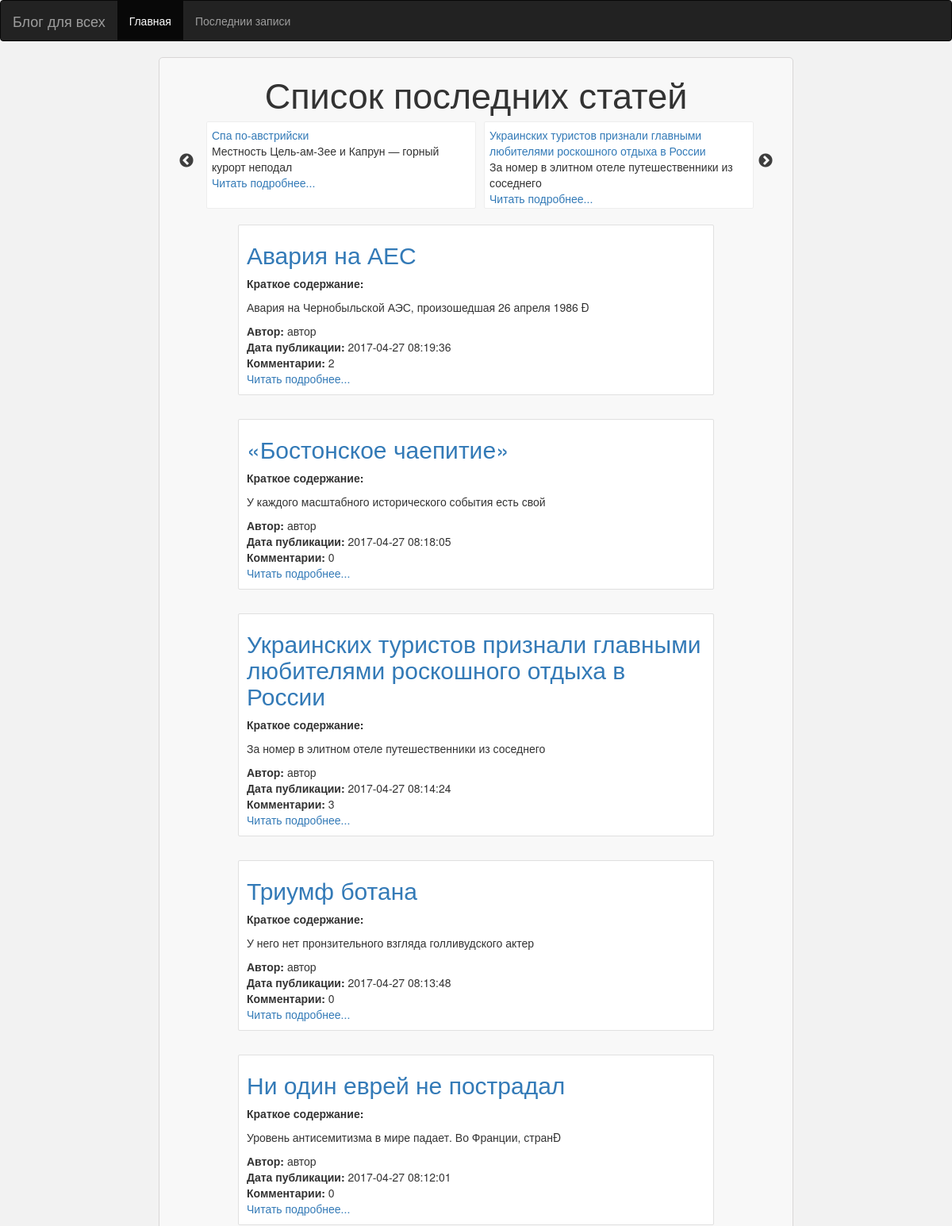
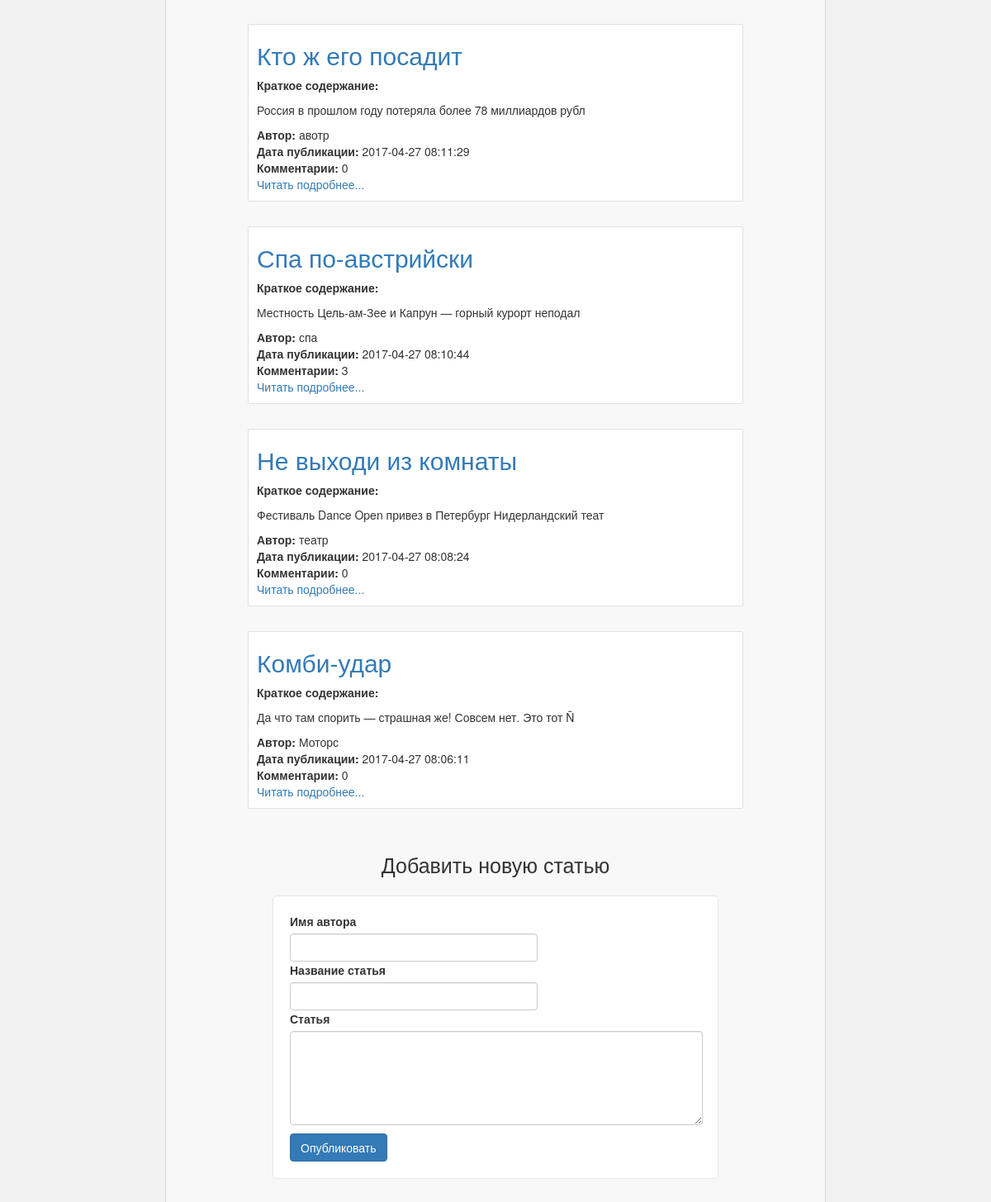
/articls/getlast, run on the app's committed database (2 pictures, top to bottom).
### tables this page shows
CREATE TABLE `articles` (
  `id_articl` int(10) UNSIGNED NOT NULL,
  `name` varchar(100) NOT NULL,
  `text_articl` mediumtext NOT NULL,
  `data` varchar(100) NOT NULL,
  `name_user` varchar(100) NOT NULL,
  `count_comment` int(10) UNSIGNED NOT NULL
);

### web/application/core/view.php (called while the page is built)
<?php
class View
{
	function generate($content_view,
					  $template_view,
					  $db = NULL)
	{
		include '/web/application/views/'.$template_view;
	}
}

### web/application/controllers/controller_articls.php (called while the page is built, shortened)
<?php
class Controller_articls extends Controller
{
	function __construct($db)
	{
		$this->model = new Model_articls($db);
		$this->view = new View();
	}
	function action_getlast($db)
	{
		$articls['all'] = $this->model->getLastArticls();
		$toparticls = $this->model->getTopArticls();
		$articls['toparticls'] = $toparticls;
		$this->view->generate('populararticls_view.php', 'template_view.php',$articls);
	}
}

### web/application/bootstrap.php (called while the page is built, shortened)
<?php
	require_once "core/db.php";
require_once 'core/view.php';
Route::start($db,$goods);

### index.php (called while the page is built, shortened)
<?php
require_once 'web/application/bootstrap.php';

### web/application/core/db.php (called while the page is built, shortened)
<?
class Db
{
	protected $dbc;
	function __construct()
	{
		$this->dbc = new mysqli(HOST, login, password, db);
	}
	public function makeQuery($query,$id = null){
		$this->result = $this->dbc->query($query);
		return (is_bool($this->result)) ? $this->result : Lib::mysqli_fetch_all_my($this->result,$id);
	}
}?>

### web/application/models/model_articls.php (called while the page is built, shortened)
<?
class Model_articls extends Model
	{
		function getLastArticls(){
			$query = "SELECT * FROM `articles` ORDER BY data DESC LIMIT 15";
			$array = $this->db->makeQuery($query);
			foreach ($array as $key => $value) {
				$array[$key]['text_articl'] = substr($value['text_articl'], 0, 100);
			}
			return $array;
		}
	}
?>

### web/application/views/populararticls_view.php (the view, shortened to what this page needs)
<link rel="stylesheet" type="text/css" href="//cdn.jsdelivr.net/jquery.slick/1.6.0/slick.css"/>
<link rel="stylesheet" type="text/css" href="//cdn.jsdelivr.net/jquery.slick/1.6.0/slick-theme.css"/>
<div>
	<div>
	<div class="text_mein_g"><h1>Список последних статей</h1></div>
	<div class="autoplay block_slider" data-slick='{"slidesToShow": 2, "slidesToScroll": 1}'>
		<?
		foreach ($db['toparticls'] as $k => $val) {
			?>
			<div class="block_top_ar">
				<div><a href="/articlone/getarticl?id=<?=$val['id_articl']?>"><?=$val['name']?></a></div>
				<div class="block_text_gs"><?=$val['text_articl']?></div>
				<div class="block_podrob"><a href="/articlone/getarticl?id=<?=$val['id_articl']?>">Читать подробнее...</a></div>
			</div>
		<?}
		?>
	</div>
		<?
		if (!empty($db['all'])) {
		foreach ($db['all'] as $key => $value) {?>
			<div class="block_articl_one">
				<div class="name_articl_main"><h2><a href="/articlone/getarticl?id=<?=$value['id_articl']?>"><?=$value['name']?></a></h2></div>
				<div>
					<div><b>Краткое содержание: </b></div>
					<div class="text_articl"><?=$value['text_articl']?></div>
				</div>
				<div>
					<div><b>Автор:</b> <?=$value['name_user']?></div>
					<div><b>Дата публикации:</b> <?=$value['data']?></div>
					<div><b>Комментарии: </b> <?=$value['count_comment']?></div>
					<div><a href="/articlone/getarticl?id=<?=$value['id_articl']?>">Читать подробнее...</a></div>
				</div>
			</div>
		<?}}
		?>
	</div>
	<div class="block_main_articl">
		<div class="text_name_articl">Добавить новую статью</div>
		<div class="articl_block">
			<form action="/addarticl/add" method="POST">
				<div>
					<label for="name_user">Имя автора</label>
					<input type="text" name="name_user" id='name_user' class="form-control input_user" required>
				</div>
				<div>
					<label for="name_articl">Название статья</label>
					<input type="text" name="name_articl" id='name_articl' class="form-control input_user" required>
				</div>
				<div>
					<label for="comment">Статья</label>
					<textarea type="text" name="articl" class="form-control description_d" rows='5' id="comment" required></textarea>
				</div>
				<div class="input_articl_s">
					<input type="submit" name="auth" value="Опубликовать" class="btn btn-primary">
				</div>
			</form>
		</div>
	</div>
</div>

### web/css/style.css (style rules this page uses)
.input_user { width: 300px; }
.description_d { width: 500px; }
.articl_block { margin-bottom: 100px; background-color: white; border-radius: 5px; padding: 20px; border: 1px solid #eae8e8; width: 540px; margin-right: auto; margin-left: auto; }
.input_articl_s { margin-top: 10px; }
.text_name_articl { text-align: center; font-size: 25px; margin-bottom: 20px; }
.block_main_articl { margin-top: 50px; }
.block_articl_one { background-color: white; padding-left: 10px; padding-right: 10px; padding-bottom: 10px; margin-top: 30px; border:1px solid #e0e0e0; border-radius: 2px; max-width: 600px; margin-left: auto; margin-right: auto; }
.name_articl_main { font-size: 20px; }
body { background-color: #f2f2f2; }
.text_articl { margin-top: 10px; margin-bottom: 10px; }
.text_mein_g h1 { text-align: center; font-size: 45px; }
.block_top_ar { background-color: white; padding: 6px; margin-left: 10px; border-radius: 2px; border:1px solid #ededed; height: 110px !important; }
.block_slider { height: 100px; width: 700px; margin-left: auto; margin-right: auto; }
.block_text_gs { height: 40px; }

### data on the page
articles: name "Спа по-австрийски", text_articl "Местность Цель-ам-Зее и Капрун — горный курорт неподал", name_user "спа", data "2017-04-27 08:10:44", count_comment "3"
articles: name "Украинских туристов признали главными любителями роскошного отдыха в России", text_articl "За номер в элитном отеле путешественники из соседнего", name_user "автор", data "2017-04-27 08:14:24", count_comment "3"
articles: name "Авария на АЕС", text_articl "Авария на Чернобыльской АЭС, произошедшая 26 апреля 1986 Ð", name_user "автор", data "2017-04-27 08:19:36", count_comment "2"
articles: name "«Бостонское чаепитие»", text_articl "У каждого масштабного исторического события есть свой", name_user "автор", data "2017-04-27 08:18:05", count_comment "0"
articles: name "Триумф ботана", text_articl "У него нет пронзительного взгляда голливудского актер", name_user "автор", data "2017-04-27 08:13:48", count_comment "0"
articles: name "Ни один еврей не пострадал", text_articl "Уровень антисемитизма в мире падает. Во Франции, странÐ", name_user "автор", data "2017-04-27 08:12:01", count_comment "0"
articles: name "Кто ж его посадит", text_articl "Россия в прошлом году потеряла более 78 миллиардов рубл", name_user "авотр", data "2017-04-27 08:11:29", count_comment "0"
articles: name "Не выходи из комнаты", text_articl "Фестиваль Dance Open привез в Петербург Нидерландский теат", name_user "театр", data "2017-04-27 08:08:24", count_comment "0"
articles: name "Комби-удар", text_articl "Да что там спорить — страшная же! Совсем нет. Это тот Ñ", name_user "Моторс", data "2017-04-27 08:06:11", count_comment "0"
